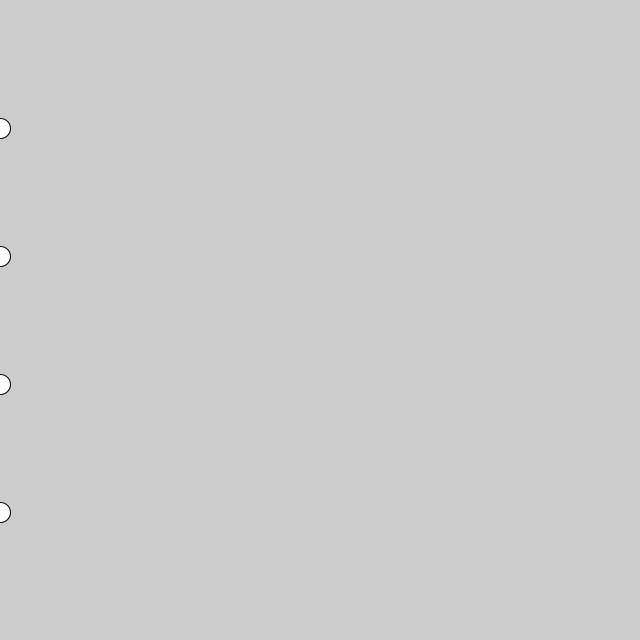
Frame 1 (no input)
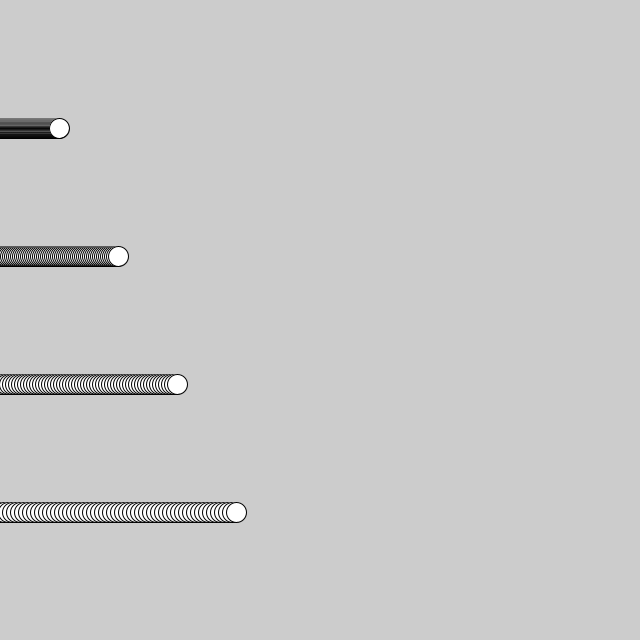
Frame 60 (the mouse pressed at the canvas centre just before this capture)
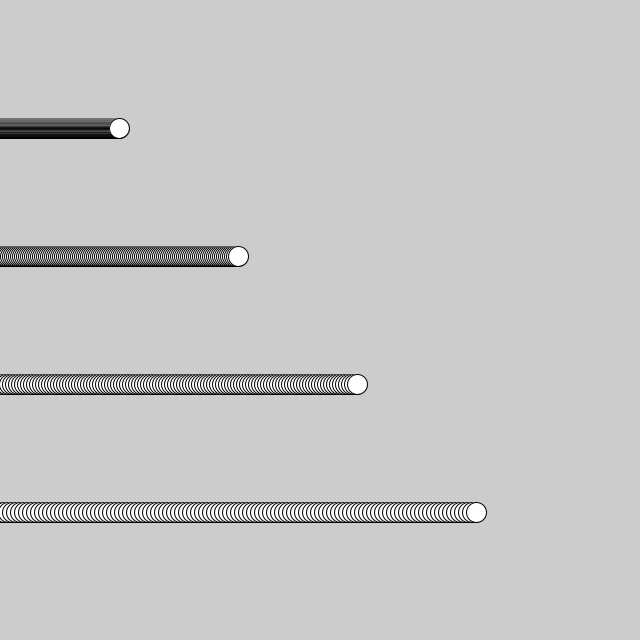
Frame 120 (the mouse held since frame 60 and released just before this capture)

The Processing sketch that drew these frames (run headless with seeded random() and noise(); from frame 60 on, the mouse is pressed at the canvas centre):

// Processing sketch: ProcessingProblem
// ── ProcessingProblem.pde
//3 important methods for every processing code

public static final int WIDTH = 640;
public static final int HEIGHT = 640;
public static final int DIAMETER = 20;
public static final int FRAME_RATE = 140;

float x1 = 0;
float x2 = 0;
float x3 = 0;
float x4 = 0;

public void settings() //Method called once by processing
{
  super.settings();
  size(WIDTH, HEIGHT); 
}

public void setup() //Method called once by processing
{
  frameRate(FRAME_RATE);
}

public void draw() //This method is called infinitely on a loop, by processing
{
  circle1();
  circle2();
  circle3();
  circle4();
}

public void circle1()
{
  ellipse(x1,HEIGHT/5,DIAMETER,DIAMETER);
  x1++;
}

public void circle2()
{
  ellipse(x2,HEIGHT*2/5,DIAMETER,DIAMETER);
  x2+=2;
}

public void circle3()
{
  ellipse(x3,HEIGHT*3/5,DIAMETER,DIAMETER);
  x3+=3;
}

public void circle4()
{
  ellipse(x4,HEIGHT*4/5,DIAMETER,DIAMETER);
  x4+=4;
}
